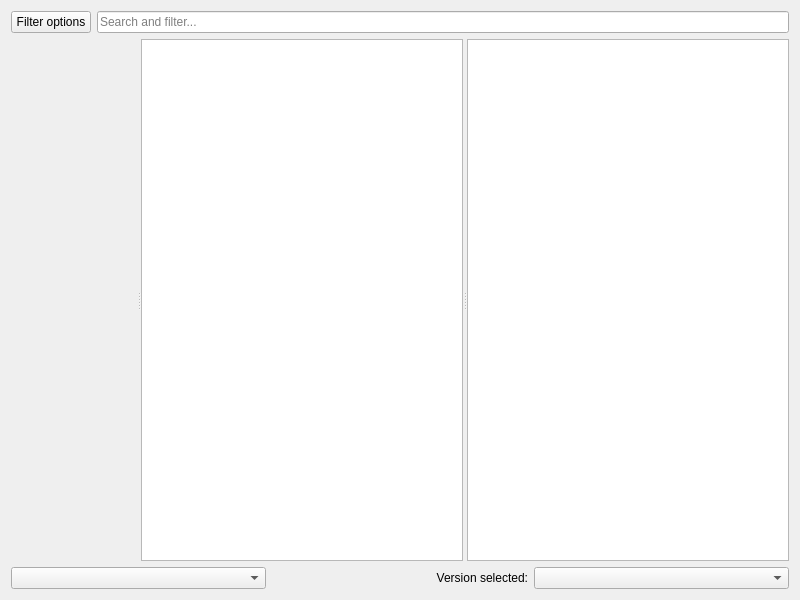
<?xml version="1.0" encoding="UTF-8"?>
<ui version="4.0">
 <class>ModrinthPage</class>
 <widget class="QWidget" name="ModrinthPage">
  <property name="geometry">
   <rect>
    <x>0</x>
    <y>0</y>
    <width>800</width>
    <height>600</height>
   </rect>
  </property>
  <layout class="QVBoxLayout" name="verticalLayout">
   <item>
    <layout class="QHBoxLayout" name="horizontalLayout">
     <item>
      <widget class="QPushButton" name="filterButton">
       <property name="text">
        <string>Filter options</string>
       </property>
      </widget>
     </item>
     <item>
      <widget class="QLineEdit" name="searchEdit">
       <property name="placeholderText">
        <string>Search and filter...</string>
       </property>
      </widget>
     </item>
    </layout>
   </item>
   <item>
    <widget class="QSplitter" name="splitter">
     <property name="sizePolicy">
      <sizepolicy hsizetype="Expanding" vsizetype="Expanding">
       <horstretch>0</horstretch>
       <verstretch>0</verstretch>
      </sizepolicy>
     </property>
     <property name="orientation">
      <enum>Qt::Horizontal</enum>
     </property>
     <widget class="QWidget" name="widget" native="true"/>
     <widget class="QListView" name="packView">
      <property name="horizontalScrollBarPolicy">
       <enum>Qt::ScrollBarAlwaysOff</enum>
      </property>
      <property name="alternatingRowColors">
       <bool>true</bool>
      </property>
      <property name="iconSize">
       <size>
        <width>48</width>
        <height>48</height>
       </size>
      </property>
         <property name="verticalScrollMode">
             <enum>QAbstractItemView::ScrollPerPixel</enum>
         </property>
     </widget>
     <widget class="ProjectDescriptionPage" name="packDescription">
      <property name="openExternalLinks">
       <bool>true</bool>
      </property>
      <property name="openLinks">
       <bool>true</bool>
      </property>
     </widget>
    </widget>
   </item>
   <item>
    <layout class="QHBoxLayout">
     <item>
      <widget class="QComboBox" name="sortByBox"/>
     </item>
     <item>
      <widget class="QLabel" name="label">
       <property name="text">
        <string>Version selected:</string>
       </property>
       <property name="alignment">
        <set>Qt::AlignRight|Qt::AlignTrailing|Qt::AlignVCenter</set>
       </property>
      </widget>
     </item>
     <item>
      <widget class="QComboBox" name="versionSelectionBox"/>
     </item>
    </layout>
   </item>
  </layout>
 </widget>
 <customwidgets>
  <customwidget>
   <class>ProjectDescriptionPage</class>
   <extends>QTextBrowser</extends>
   <header>ui/widgets/ProjectDescriptionPage.h</header>
  </customwidget>
 </customwidgets>
 <tabstops>
  <tabstop>packView</tabstop>
  <tabstop>packDescription</tabstop>
  <tabstop>sortByBox</tabstop>
  <tabstop>versionSelectionBox</tabstop>
 </tabstops>
 <resources/>
 <connections/>
</ui>
